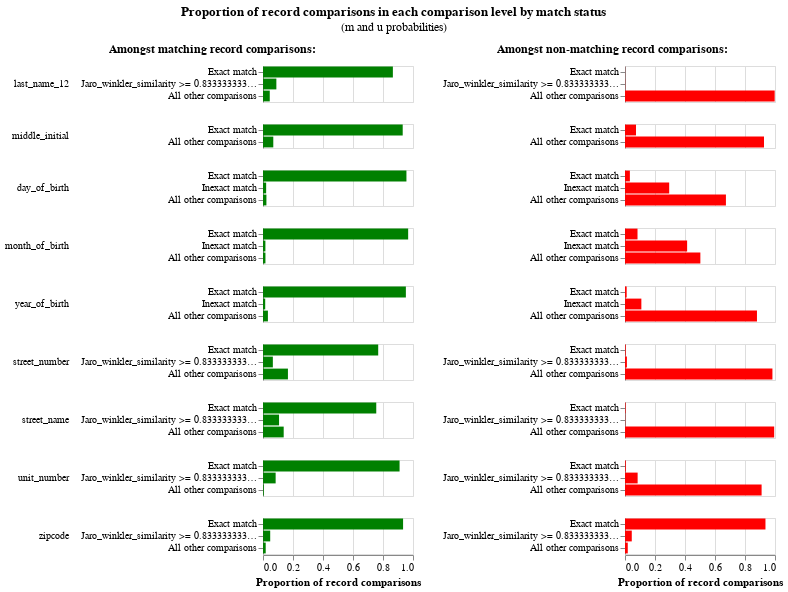

The notebook cell this image was saved under:
### Code cell
em_session_1.m_u_values_interactive_history_chart()

### Figure 1 — Vega-Lite specification as saved in the notebook (floating-point values rounded to 4 significant figures; data arrays with more than 128 entries replaced by an {"elided": "..."} marker saying what was removed)
{"config": {"view": {"continuousWidth": 300, "continuousHeight": 300, "discreteHeight": 300, "discreteWidth": 400}, "header": {"title": null}, "title": {"anchor": "middle", "offset": 10}}, "hconcat": [{"mark": "bar", "encoding": {"color": {"value": "green"}, "row": {"field": "comparison_name", "header": {"labelAlign": "left", "labelAnchor": "middle", "labelAngle": 0}, "sort": {"field": "comparison_sort_order"}, "type": "nominal"}, "tooltip": [{"field": "m_probability_description", "title": "m probability description", "type": "nominal"}, {"field": "comparison_name", "title": "Comparison column name", "type": "nominal"}, {"field": "label_for_charts", "title": "Label", "type": "ordinal"}, {"field": "sql_condition", "title": "SQL condition", "type": "nominal"}, {"field": "m_probability", "format": ".4p", "title": "m probability", "type": "quantitative"}, {"field": "u_probability", "format": ".4p", "title": "u probability", "type": "quantitative"}, {"field": "bayes_factor", "format": ",.4f", "title": "Bayes factor = m/u", "type": "quantitative"}, {"field": "log2_bayes_factor", "format": ",.4f", "title": "Match weight = log2(m/u)", "type": "quantitative"}], "x": {"axis": {"title": "Proportion of record comparisons"}, "field": "m_probability", "type": "quantitative"}, "y": {"axis": {"title": null}, "field": "label_for_charts", "sort": {"field": "comparison_vector_value", "order": "descending"}, "type": "nominal"}}, "height": {"step": 12}, "resolve": {"scale": {"y": "independent"}}, "title": {"text": "Amongst matching record comparisons:", "fontSize": 12, "fontWeight": "bold"}, "transform": [{"filter": "(datum.bayes_factor != 'no-op filter due to vega lite issue 4680')"}], "width": 150}, {"mark": "bar", "encoding": {"color": {"value": "red"}, "row": {"field": "comparison_name", "header": {"labels": false}, "sort": {"field": "comparison_sort_order"}, "type": "nominal"}, "tooltip": [{"field": "u_probability_description", "title": "u probability description", "type": "nominal"}, {"field": "comparison_name", "title": "Comparison column name", "type": "nominal"}, {"field": "label_for_charts", "title": "Label", "type": "ordinal"}, {"field": "sql_condition", "title": "SQL condition", "type": "nominal"}, {"field": "m_probability", "format": ".4p", "title": "m probability", "type": "quantitative"}, {"field": "u_probability", "format": ".4p", "title": "u probability", "type": "quantitative"}, {"field": "bayes_factor", "format": ",.4f", "title": "Bayes factor = m/u", "type": "quantitative"}, {"field": "log2_bayes_factor", "format": ",.4f", "title": "Match weight = log2(m/u)", "type": "quantitative"}], "x": {"axis": {"title": "Proportion of record comparisons"}, "field": "u_probability", "type": "quantitative"}, "y": {"axis": {"title": null}, "field": "label_for_charts", "sort": {"field": "comparison_vector_value", "order": "descending"}, "type": "nominal"}}, "height": {"step": 12}, "resolve": {"scale": {"y": "independent"}}, "title": {"text": "Amongst non-matching record comparisons:", "fontSize": 12, "fontWeight": "bold"}, "transform": [{"filter": "(datum.bayes_factor != 'no-op filter2 due to vega lite issue 4680')"}], "width": 150}], "data": {"name": "data-b79fad7d94dfa9cdf4d564bb704639c3"}, "params": [{"name": "iteration_number", "bind": {"input": "range", "max": 5, "min": 0, "step": 1}, "value": 5}], "title": {"text": "Proportion of record comparisons in each comparison level by match status", "subtitle": "(m and u probabilities)"}, "transform": [{"filter": "(datum.iteration == iteration_number)"}], "$schema": "https://vega.github.io/schema/vega-lite/v5.9.3.json", "datasets": {"data-b79fad7d94dfa9cdf4d564bb704639c3": {"elided": "156 records"}}}
